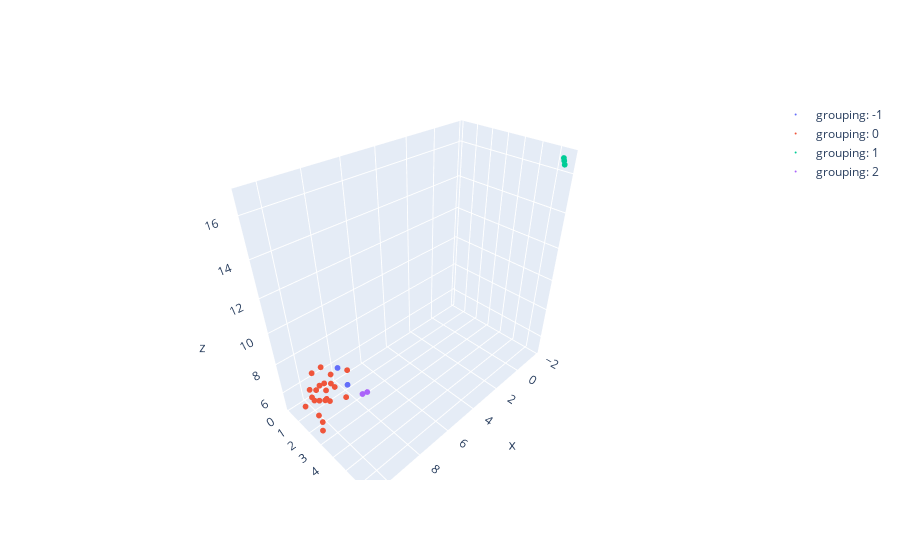

The notebook cell this image was saved under:
### Markdown cell above
## Apply clustering alogorithm

### Code cell
# Apply the clustering.
ac = alerts_clustering_dbscan(
    one_hot,
    eps=1,
    n_neighbors=2,
    min_samples=2,
    min_dist=0.1,
)

plot_clustering(ac)

### Figure 1 — Plotly figure (JSON) as saved in the notebook; plotly's stock layout.template omitted (floating-point values rounded to 4 significant figures)
{"data": [{"marker": {"size": 2}, "mode": "markers", "name": "grouping: -1", "text": ["noise_u", "noise_v"], "type": "scatter3d", "x": [8.575, 7.96], "y": [1.471, 1.215], "z": [7.174, 5.283]}, {"marker": {"size": 2}, "mode": "markers", "name": "grouping: 0", "text": ["ElasticsearchClusterNotHealthy", "ElasticsearchJVMHeapUseHigh", "noise_b", "noise_c", "noise_d", "noise_e", "noise_f", "noise_g", "noise_h", "noise_i", "noise_j", "noise_l", "noise_m", "noise_n", "noise_o", "noise_p", "noise_q", "noise_r", "noise_s", "noise_w", "noise_x", "noise_y"], "type": "scatter3d", "x": [10.39, 10.59, 9.043, 9.345, 8.591, 9.812, 8.85, 8.984, 10.2, 9.417, 10.03, 9.547, 9.991, 9.401, 9.422, 10.38, 9.994, 10.62, 8.938, 7.841, 8.715, 10.19], "y": [2.365, 2.63, 0.6091, 0.09838, 0.7044, 1.933, 1.036, 1.609, 1.358, 1.356, 1.197, 1.901, 1.522, 0.812, 1.392, 2.083, 0.8278, 1.311, 0.5592, 1.176, 2.131, 2.054], "z": [5.316, 5.083, 6.948, 6.361, 6.162, 6.104, 5.914, 6.194, 6.182, 5.437, 5.672, 5.81, 6.67, 6.005, 6.624, 5.568, 6.157, 5.792, 5.093, 6.283, 5.626, 6.485]}, {"marker": {"size": 2}, "mode": "markers", "name": "grouping: 1", "text": ["KubeDeploymentReplicasMismatch", "KubeNodeNotReady", "TargetDown"], "type": "scatter3d", "x": [-1.661, -1.54, -1.748], "y": [6.498, 6.619, 6.411], "z": [16.66, 16.54, 16.74]}, {"marker": {"size": 2}, "mode": "markers", "name": "grouping: 2", "text": ["noise_k", "noise_t"], "type": "scatter3d", "x": [9.165, 9.298], "y": [4.682, 4.487], "z": [8.35, 8.173]}], "layout": {}}
